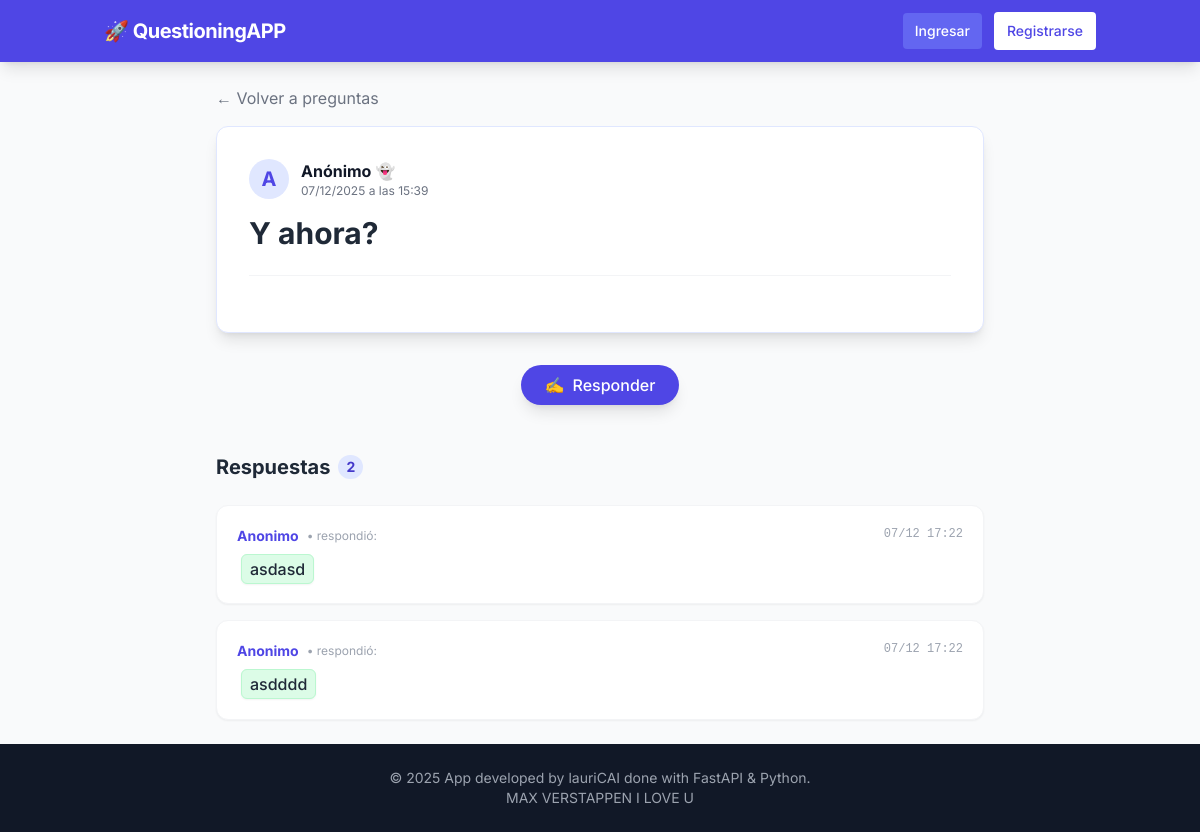
Screenshot of /question/7 with the database file from the repository.
### app/models.py (models this page shows)
class Question(SQLModel, table=True):
    id: Optional[int] = Field(default=None, primary_key=True)
    content: str = Field(default=None)
    uploaded_at: datetime = Field(default=datetime.now())
    uploaded_by: str = Field(default="Anonimo 👻")

class Answer(SQLModel, table=True):
    id: Optional[int] = Field(default=None, primary_key=True)
    content: str = Field(index=True)
    uploaded_at: datetime = Field(default=datetime.now())
    question_id: int = Field(default=None, foreign_key="question.id")
    uploaded_by: str= Field(default="Anonimo 👻")

### app/main.py (the view)
@app.get("/question/{question_id}", response_class=HTMLResponse)
async def question_detail(
        request: Request,
        question_id: int,  # FastAPI extrae este número de la URL
        session: Session = Depends(get_session)
):
    question = session.get(Question, question_id)
    query = select(Answer).where(Answer.question_id == question_id).order_by(Answer.uploaded_at.desc())
    answers = session.exec(query).all()
    if not question:
        raise HTTPException(status_code=404, detail="Pregunta no encontrada")
    return templates.TemplateResponse("questioninfo.html", {
        "request": request,
        "question": question,
        "answers": answers,
        "opciones": opciones
    })

### app/templates/questioninfo.html (shortened to what this page needs)
{% extends "base.html" %}
{% block content %}
<div class="max-w-3xl mx-auto">
    <a href="/question" class="text-gray-500 hover:text-indigo-600 mb-4 inline-flex items-center gap-1 transition">
        &larr; Volver a preguntas
    </a>
    <div class="bg-white p-8 rounded-xl shadow-lg border border-indigo-100 mb-8">
        <div class="flex items-center gap-3 mb-4">
            <div class="h-10 w-10 rounded-full bg-indigo-100 text-indigo-600 flex items-center justify-center font-bold text-xl">
                {{ question.uploaded_by[0] | upper }}
            </div>
            <div>
                <p class="font-bold text-gray-900">{{ question.uploaded_by }}</p>
                <p class="text-xs text-gray-500">{{ question.uploaded_at.strftime('%d/%m/%Y a las %H:%M') }}</p>
            </div>
        </div>
        <h1 class="text-2xl md:text-3xl font-bold text-gray-800 mb-6 leading-relaxed">
            {{ question.content }}
        </h1>
        <hr class="border-gray-100 my-6">
    </div>
    <div class="mt-8">
        <div class="text-center mb-6">
            <button id="toggle-reply"
                    class="bg-indigo-600 text-white font-medium py-2 px-6 rounded-full shadow-lg hover:bg-indigo-700 hover:scale-105 transition transform duration-200 flex items-center gap-2 mx-auto">
                <span>✍️</span> Responder
            </button>
        </div>
    </div>
    <div class="mt-12">
    <h3 class="text-xl font-bold text-gray-800 mb-6 flex items-center gap-2">
        Respuestas
        <span class="bg-indigo-100 text-indigo-700 text-sm py-0.5 px-2 rounded-full">{{ answers|length }}</span>
    </h3>
    <div class="space-y-4">
        {% for answer in answers %}
        <div class="bg-white p-5 rounded-xl shadow-sm border border-gray-100 hover:border-indigo-100 transition">
            <div class="flex justify-between items-start mb-2">
                <div class="flex items-center gap-2">
                    <span class="font-bold text-indigo-600 text-sm">{{ answer.uploaded_by }}</span>
                    <span class="text-gray-400 text-xs">• respondió:</span>
                </div>
                <span class="text-xs text-gray-400 font-mono">
                    {{ answer.uploaded_at.strftime('%d/%m %H:%M') }}
                </span>
            </div>
            <div class="text-gray-800 font-medium text-lg leading-relaxed">
                <span class="bg-green-100 text-gray-800 px-2 py-1 rounded-md text-base mx-1 border border-green-200 shadow-sm">
                    {{ answer.content }}
                </span>
            </div>
        </div>
        {% else %}
        <div class="text-center py-12 bg-gray-50 rounded-xl border border-dashed border-gray-300">
            <div class="text-4xl mb-2">🦗</div>
            <p class="text-gray-500 font-medium">¡Cri cri! Nadie ha respondido todavía.</p>
            <p class="text-sm text-gray-400">Sé el primero en mojarte.</p>
        </div>
        {% endfor %}
    </div>
</div>
</div>
{% endblock %}

### app/templates/base.html (style rules this page uses)
body { font-family: 'Inter', sans-serif; }

### rows the page displays
Question: uploaded_by "A", uploaded_by "Anónimo 👻", uploaded_at "07/12/2025 a las 15:39", content "Y ahora?"
Answer: uploaded_by "Anonimo", uploaded_at "07/12 17:22", content "asdasd"
Answer: uploaded_by "Anonimo", uploaded_at "07/12 17:22", content "asdddd"

### other values shown
{{ answers|length }} "2"
